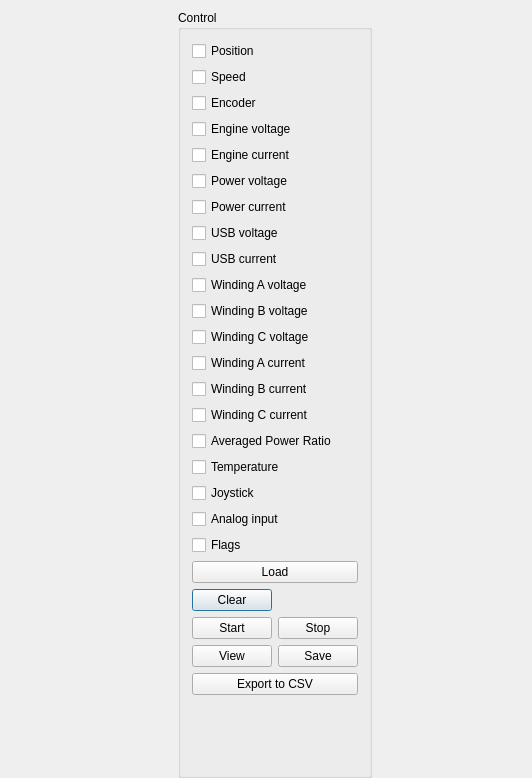
<?xml version="1.0" encoding="UTF-8"?>
<ui version="4.0">
 <class>ChartDlgClass</class>
 <widget class="QDialog" name="ChartDlgClass">
  <property name="windowModality">
   <enum>Qt::NonModal</enum>
  </property>
  <property name="enabled">
   <bool>true</bool>
  </property>
  <property name="geometry">
   <rect>
    <x>0</x>
    <y>0</y>
    <width>532</width>
    <height>778</height>
   </rect>
  </property>
  <property name="sizePolicy">
   <sizepolicy hsizetype="Preferred" vsizetype="Preferred">
    <horstretch>0</horstretch>
    <verstretch>0</verstretch>
   </sizepolicy>
  </property>
  <property name="minimumSize">
   <size>
    <width>460</width>
    <height>0</height>
   </size>
  </property>
  <property name="windowTitle">
   <string>Chart</string>
  </property>
  <property name="windowIcon">
   <iconset resource="../Resources/XILab.qrc">
    <normaloff>:/chartdlg/images/chartdlg/chart.png</normaloff>:/chartdlg/images/chartdlg/chart.png</iconset>
  </property>
  <property name="layoutDirection">
   <enum>Qt::LeftToRight</enum>
  </property>
  <property name="autoFillBackground">
   <bool>false</bool>
  </property>
  <layout class="QVBoxLayout" name="mainVLayout">
   <property name="leftMargin">
    <number>10</number>
   </property>
   <property name="topMargin">
    <number>0</number>
   </property>
   <property name="rightMargin">
    <number>0</number>
   </property>
   <property name="bottomMargin">
    <number>0</number>
   </property>
   <item>
    <layout class="QHBoxLayout" name="horizontalLayout">
     <property name="spacing">
      <number>0</number>
     </property>
     <property name="sizeConstraint">
      <enum>QLayout::SetMaximumSize</enum>
     </property>
     <property name="leftMargin">
      <number>0</number>
     </property>
     <property name="topMargin">
      <number>10</number>
     </property>
     <property name="bottomMargin">
      <number>0</number>
     </property>
     <item>
      <spacer name="horizontalSpacer">
       <property name="orientation">
        <enum>Qt::Horizontal</enum>
       </property>
       <property name="sizeType">
        <enum>QSizePolicy::Ignored</enum>
       </property>
       <property name="sizeHint" stdset="0">
        <size>
         <width>13</width>
         <height>20</height>
        </size>
       </property>
      </spacer>
     </item>
     <item>
      <layout class="QVBoxLayout" name="verticalLayout_2">
       <property name="spacing">
        <number>0</number>
       </property>
       <property name="sizeConstraint">
        <enum>QLayout::SetFixedSize</enum>
       </property>
       <property name="topMargin">
        <number>0</number>
       </property>
      </layout>
     </item>
     <item>
      <layout class="QGridLayout" name="gridLayout_2">
       <property name="sizeConstraint">
        <enum>QLayout::SetMinimumSize</enum>
       </property>
       <property name="leftMargin">
        <number>0</number>
       </property>
       <property name="rightMargin">
        <number>5</number>
       </property>
       <property name="bottomMargin">
        <number>0</number>
       </property>
       <property name="spacing">
        <number>6</number>
       </property>
       <item row="0" column="0">
        <widget class="QGroupBox" name="groupBox">
         <property name="minimumSize">
          <size>
           <width>145</width>
           <height>265</height>
          </size>
         </property>
         <property name="maximumSize">
          <size>
           <width>145</width>
           <height>16777215</height>
          </size>
         </property>
         <property name="title">
          <string>Control</string>
         </property>
         <layout class="QVBoxLayout" name="verticalLayout">
          <property name="sizeConstraint">
           <enum>QLayout::SetMinimumSize</enum>
          </property>
          <property name="bottomMargin">
           <number>6</number>
          </property>
          <item>
           <widget class="QCheckBox" name="positionChk">
            <property name="font">
             <font>
              <family>MS Shell Dlg 2</family>
             </font>
            </property>
            <property name="text">
             <string>Position</string>
            </property>
            <property name="checkable">
             <bool>true</bool>
            </property>
            <property name="checked">
             <bool>false</bool>
            </property>
           </widget>
          </item>
          <item>
           <widget class="QCheckBox" name="speedChk">
            <property name="text">
             <string>Speed</string>
            </property>
            <property name="checked">
             <bool>false</bool>
            </property>
           </widget>
          </item>
          <item>
           <widget class="QCheckBox" name="encodChk">
            <property name="text">
             <string>Encoder</string>
            </property>
            <property name="checked">
             <bool>false</bool>
            </property>
           </widget>
          </item>
          <item>
           <widget class="QCheckBox" name="enVoltageChk">
            <property name="text">
             <string>Engine voltage</string>
            </property>
            <property name="checked">
             <bool>false</bool>
            </property>
           </widget>
          </item>
          <item>
           <widget class="QCheckBox" name="enCurrentChk">
            <property name="text">
             <string>Engine current</string>
            </property>
           </widget>
          </item>
          <item>
           <widget class="QCheckBox" name="pwrVoltageChk">
            <property name="text">
             <string>Power voltage</string>
            </property>
            <property name="checked">
             <bool>false</bool>
            </property>
           </widget>
          </item>
          <item>
           <widget class="QCheckBox" name="pwrCurrentChk">
            <property name="text">
             <string>Power current</string>
            </property>
           </widget>
          </item>
          <item>
           <widget class="QCheckBox" name="usbVoltageChk">
            <property name="text">
             <string>USB voltage</string>
            </property>
            <property name="checked">
             <bool>false</bool>
            </property>
           </widget>
          </item>
          <item>
           <widget class="QCheckBox" name="usbCurrentChk">
            <property name="text">
             <string>USB current</string>
            </property>
           </widget>
          </item>
          <item>
           <widget class="QCheckBox" name="voltAChk">
            <property name="text">
             <string>Winding A voltage</string>
            </property>
           </widget>
          </item>
          <item>
           <widget class="QCheckBox" name="voltBChk">
            <property name="text">
             <string>Winding B voltage</string>
            </property>
           </widget>
          </item>
          <item>
           <widget class="QCheckBox" name="voltCChk">
            <property name="text">
             <string>Winding C voltage</string>
            </property>
           </widget>
          </item>
          <item>
           <widget class="QCheckBox" name="currAChk">
            <property name="text">
             <string>Winding A current</string>
            </property>
           </widget>
          </item>
          <item>
           <widget class="QCheckBox" name="currBChk">
            <property name="text">
             <string>Winding B current</string>
            </property>
           </widget>
          </item>
          <item>
           <widget class="QCheckBox" name="currCChk">
            <property name="text">
             <string>Winding C current</string>
            </property>
           </widget>
          </item>
          <item>
           <widget class="QCheckBox" name="averPwrRatioChk">
            <property name="text">
             <string>Averaged Power Ratio</string>
            </property>
           </widget>
          </item>
          <item>
           <widget class="QCheckBox" name="tempChk">
            <property name="text">
             <string>Temperature</string>
            </property>
           </widget>
          </item>
          <item>
           <widget class="QCheckBox" name="joyChk">
            <property name="text">
             <string>Joystick</string>
            </property>
           </widget>
          </item>
          <item>
           <widget class="QCheckBox" name="potChk">
            <property name="text">
             <string>Analog input</string>
            </property>
           </widget>
          </item>
          <item>
           <widget class="QCheckBox" name="flagsChk">
            <property name="text">
             <string>Flags</string>
            </property>
           </widget>
          </item>
          <item>
           <widget class="QWidget" name="widget" native="true">
            <property name="minimumSize">
             <size>
              <width>0</width>
              <height>81</height>
             </size>
            </property>
            <layout class="QGridLayout" name="gridLayout_3">
             <property name="leftMargin">
              <number>0</number>
             </property>
             <property name="topMargin">
              <number>0</number>
             </property>
             <property name="rightMargin">
              <number>0</number>
             </property>
             <property name="bottomMargin">
              <number>0</number>
             </property>
             <item row="1" column="0">
              <widget class="QPushButton" name="clearBtn">
               <property name="text">
                <string>Clear</string>
               </property>
              </widget>
             </item>
             <item row="2" column="0">
              <widget class="QPushButton" name="startBtn">
               <property name="text">
                <string>Start</string>
               </property>
              </widget>
             </item>
             <item row="2" column="1">
              <widget class="QPushButton" name="stopBtn">
               <property name="text">
                <string>Stop</string>
               </property>
              </widget>
             </item>
             <item row="3" column="0">
              <widget class="QPushButton" name="viewBtn">
               <property name="text">
                <string>View</string>
               </property>
              </widget>
             </item>
             <item row="3" column="1">
              <widget class="QPushButton" name="saveBtn">
               <property name="text">
                <string>Save</string>
               </property>
              </widget>
             </item>
             <item row="0" column="0" colspan="2">
              <widget class="QPushButton" name="loadBtn">
               <property name="text">
                <string>Load</string>
               </property>
              </widget>
             </item>
            </layout>
           </widget>
          </item>
          <item>
           <widget class="QPushButton" name="exportBtn">
            <property name="text">
             <string>Export to CSV</string>
            </property>
           </widget>
          </item>
          <item>
           <spacer name="verticalSpacer">
            <property name="orientation">
             <enum>Qt::Vertical</enum>
            </property>
            <property name="sizeHint" stdset="0">
             <size>
              <width>20</width>
              <height>40</height>
             </size>
            </property>
           </spacer>
          </item>
         </layout>
        </widget>
       </item>
      </layout>
     </item>
    </layout>
   </item>
  </layout>
 </widget>
 <layoutdefault spacing="6" margin="11"/>
 <resources>
  <include location="../Resources/XILab.qrc"/>
 </resources>
 <connections/>
</ui>
